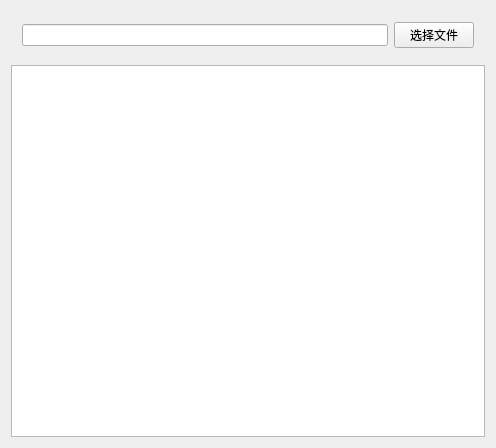
<?xml version="1.0" encoding="UTF-8"?>
<ui version="4.0">
 <class>Widget</class>
 <widget class="QWidget" name="Widget">
  <property name="geometry">
   <rect>
    <x>0</x>
    <y>0</y>
    <width>496</width>
    <height>448</height>
   </rect>
  </property>
  <property name="windowTitle">
   <string>Widget</string>
  </property>
  <layout class="QVBoxLayout" name="verticalLayout">
   <item>
    <widget class="QWidget" name="widget" native="true">
     <layout class="QHBoxLayout" name="horizontalLayout">
      <item>
       <widget class="QLineEdit" name="lineEdit"/>
      </item>
      <item>
       <widget class="QPushButton" name="pushButton">
        <property name="text">
         <string>选择文件</string>
        </property>
       </widget>
      </item>
     </layout>
    </widget>
   </item>
   <item>
    <widget class="QTextEdit" name="textEdit"/>
   </item>
  </layout>
 </widget>
 <layoutdefault spacing="6" margin="11"/>
 <resources/>
 <connections/>
</ui>
